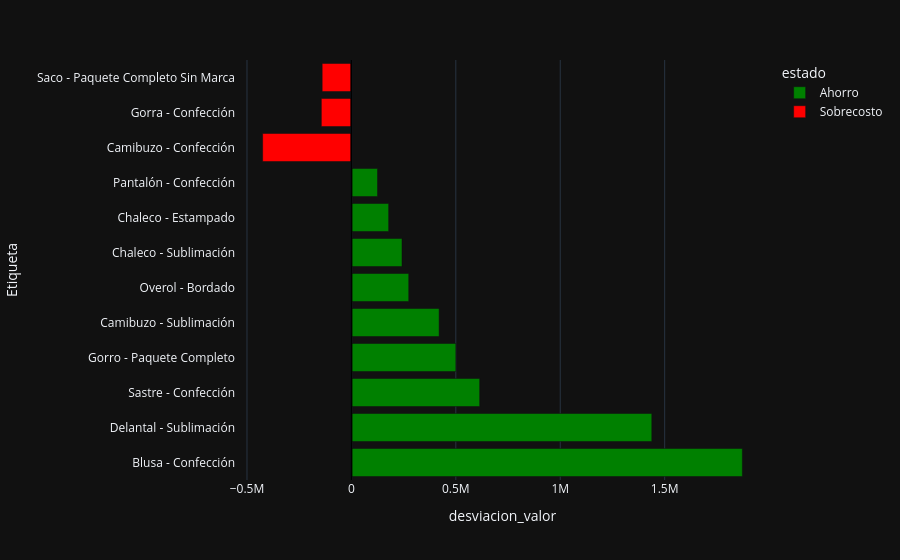

The cell this chart's notebook holds for it:
### Markdown cell above
## Valor costeado vs pagado en margen de ahorro o sobrecosto

### Code cell
# Sacamos la desviación en valor absoluto para identificar el impacto económico real. 
df_costos['desviacion_valor'] = df_costos['valor total op'] - df_costos['Valor total OS']

# Columnaq de estado para identificar si es sobrecosto o ahorro.
df_costos['estado'] = df_costos.apply(
    lambda x: 'Ahorro'
    if x['Valor total OS'] < x['valor total op'] 
    else 'Sobrecosto',
    axis=1
)

df_impacto = df_costos.groupby(['Categoría', 'Proceso Producción', 'estado']).agg({
    'desviacion_valor': 'median'
}).reset_index()


df_impacto['abs_impacto'] = df_impacto['desviacion_valor'].abs()
# Top 5 real
top5 = df_impacto.sort_values(by='abs_impacto', ascending=False).head(12)
top5['Etiqueta'] = top5['Categoría'] + ' - ' + top5['Proceso Producción']

fig = px.bar(
    top5,
    x='desviacion_valor',  # 👈 mantiene signo
    y='Etiqueta',
    orientation='h',
    color='estado',
    color_discrete_map={
        'Ahorro': 'green',
        'Sobrecosto': 'red'
    },
    template='plotly_dark',
    #title='Top impacto económico (Ahorro vs Sobrecosto)'
)

fig.add_vline(x=0, line_width=2, line_color="black")

fig.show()

### Figure 1 — Plotly figure (JSON) as saved in the notebook; plotly's stock layout.template omitted (floating-point values rounded to 4 significant figures)
{"data": [{"hovertemplate": "estado=Ahorro<br>desviacion_valor=%{x}<br>Etiqueta=%{y}<extra></extra>", "legendgroup": "Ahorro", "marker": {"color": "green", "pattern": {"shape": ""}}, "name": "Ahorro", "orientation": "h", "showlegend": true, "textposition": "auto", "type": "bar", "x": [1872000.0, 1438000.0, 614200.0, 500000.0, 420000.0, 274500.0, 242200.0, 178300.0, 125000.0], "xaxis": "x", "y": ["Blusa - Confección", "Delantal - Sublimación", "Sastre - Confección", "Gorro - Paquete Completo", "Camibuzo - Sublimación", "Overol - Bordado", "Chaleco - Sublimación", "Chaleco - Estampado", "Pantalón - Confección"], "yaxis": "y"}, {"hovertemplate": "estado=Sobrecosto<br>desviacion_valor=%{x}<br>Etiqueta=%{y}<extra></extra>", "legendgroup": "Sobrecosto", "marker": {"color": "red", "pattern": {"shape": ""}}, "name": "Sobrecosto", "orientation": "h", "showlegend": true, "textposition": "auto", "type": "bar", "x": [-425000.0, -144000.0, -140000.0], "xaxis": "x", "y": ["Camibuzo - Confección", "Gorra - Confección", "Saco - Paquete Completo Sin Marca"], "yaxis": "y"}], "layout": {"barmode": "relative", "legend": {"title": {"text": "estado"}, "tracegroupgap": 0}, "margin": {"t": 60}, "shapes": [{"line": {"color": "black", "width": 2}, "type": "line", "x0": 0, "x1": 0, "xref": "x", "y0": 0, "y1": 1, "yref": "y domain"}], "xaxis": {"anchor": "y", "domain": [0, 1], "title": {"text": "desviacion_valor"}}, "yaxis": {"anchor": "x", "domain": [0, 1], "title": {"text": "Etiqueta"}}}}
